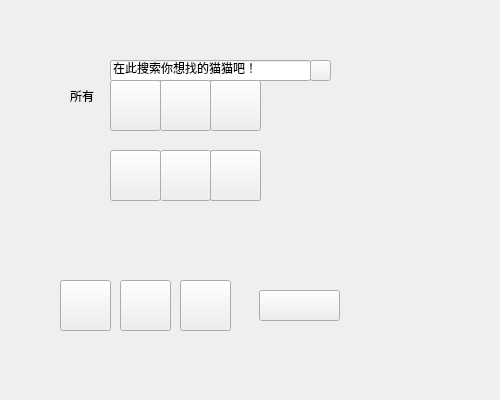
<?xml version="1.0" encoding="UTF-8"?>
<ui version="4.0">
 <class>Catlist</class>
 <widget class="QWidget" name="Catlist">
  <property name="geometry">
   <rect>
    <x>0</x>
    <y>0</y>
    <width>500</width>
    <height>400</height>
   </rect>
  </property>
  <property name="windowTitle">
   <string>Form</string>
  </property>
  <widget class="QPushButton" name="pushButton">
   <property name="geometry">
    <rect>
     <x>60</x>
     <y>80</y>
     <width>51</width>
     <height>51</height>
    </rect>
   </property>
   <property name="styleSheet">
    <string notr="true">QPushButton {
       border: none;
       padding: 0;
       min-width: 0;
       min-height: 0;
   }
   QPushButton:hover {
       /* 可选，为鼠标悬停时添加样式 */
       image: url(:/5.22/others/catbutton_ready.jpg); 
   }
QPushButton:pressed {
    /* 按下状态的图标 */

}</string>
   </property>
   <property name="text">
    <string/>
   </property>
   <property name="icon">
    <iconset resource="1Cat.qrc">
     <normaloff>:/5.22/others/all.jpg</normaloff>:/5.22/others/all.jpg</iconset>
   </property>
   <property name="iconSize">
    <size>
     <width>51</width>
     <height>51</height>
    </size>
   </property>
  </widget>
  <widget class="QLineEdit" name="lineEdit">
   <property name="geometry">
    <rect>
     <x>110</x>
     <y>60</y>
     <width>201</width>
     <height>21</height>
    </rect>
   </property>
   <property name="text">
    <string>在此搜索你想找的猫猫吧！</string>
   </property>
  </widget>
  <widget class="QPushButton" name="searchbtn">
   <property name="geometry">
    <rect>
     <x>310</x>
     <y>60</y>
     <width>21</width>
     <height>21</height>
    </rect>
   </property>
   <property name="styleSheet">
    <string notr="true">QPushButton{backgroundcolor:white}</string>
   </property>
   <property name="text">
    <string/>
   </property>
   <property name="icon">
    <iconset resource="1Cat.qrc">
     <normaloff>:/search.png</normaloff>:/search.png</iconset>
   </property>
   <property name="iconSize">
    <size>
     <width>19</width>
     <height>19</height>
    </size>
   </property>
  </widget>
  <widget class="QPushButton" name="bai">
   <property name="geometry">
    <rect>
     <x>110</x>
     <y>80</y>
     <width>51</width>
     <height>51</height>
    </rect>
   </property>
   <property name="text">
    <string/>
   </property>
   <property name="icon">
    <iconset resource="1Cat.qrc">
     <normaloff>:/5.17/chunbai.jpg</normaloff>:/5.17/chunbai.jpg</iconset>
   </property>
   <property name="iconSize">
    <size>
     <width>50</width>
     <height>50</height>
    </size>
   </property>
  </widget>
  <widget class="QPushButton" name="hei">
   <property name="geometry">
    <rect>
     <x>210</x>
     <y>150</y>
     <width>51</width>
     <height>51</height>
    </rect>
   </property>
   <property name="text">
    <string/>
   </property>
   <property name="icon">
    <iconset resource="1Cat.qrc">
     <normaloff>:/5.17/chunhei.jpg</normaloff>:/5.17/chunhei.jpg</iconset>
   </property>
   <property name="iconSize">
    <size>
     <width>50</width>
     <height>50</height>
    </size>
   </property>
  </widget>
  <widget class="QPushButton" name="daimao">
   <property name="geometry">
    <rect>
     <x>160</x>
     <y>80</y>
     <width>51</width>
     <height>51</height>
    </rect>
   </property>
   <property name="text">
    <string/>
   </property>
   <property name="icon">
    <iconset resource="1Cat.qrc">
     <normaloff>:/5.17/daimao.jpg</normaloff>:/5.17/daimao.jpg</iconset>
   </property>
   <property name="iconSize">
    <size>
     <width>50</width>
     <height>50</height>
    </size>
   </property>
  </widget>
  <widget class="QPushButton" name="ju">
   <property name="geometry">
    <rect>
     <x>210</x>
     <y>150</y>
     <width>51</width>
     <height>51</height>
    </rect>
   </property>
   <property name="text">
    <string/>
   </property>
   <property name="icon">
    <iconset resource="1Cat.qrc">
     <normaloff>:/5.17/ju.jpg</normaloff>:/5.17/ju.jpg</iconset>
   </property>
   <property name="iconSize">
    <size>
     <width>50</width>
     <height>50</height>
    </size>
   </property>
  </widget>
  <widget class="QPushButton" name="lihua">
   <property name="geometry">
    <rect>
     <x>110</x>
     <y>150</y>
     <width>51</width>
     <height>51</height>
    </rect>
   </property>
   <property name="text">
    <string/>
   </property>
   <property name="icon">
    <iconset resource="1Cat.qrc">
     <normaloff>:/5.17/lihua.jpg</normaloff>:/5.17/lihua.jpg</iconset>
   </property>
   <property name="iconSize">
    <size>
     <width>50</width>
     <height>50</height>
    </size>
   </property>
  </widget>
  <widget class="QPushButton" name="sanhua">
   <property name="geometry">
    <rect>
     <x>160</x>
     <y>150</y>
     <width>51</width>
     <height>51</height>
    </rect>
   </property>
   <property name="text">
    <string/>
   </property>
   <property name="icon">
    <iconset resource="1Cat.qrc">
     <normaloff>:/5.17/sanhua.jpg</normaloff>:/5.17/sanhua.jpg</iconset>
   </property>
   <property name="iconSize">
    <size>
     <width>50</width>
     <height>50</height>
    </size>
   </property>
  </widget>
  <widget class="QPushButton" name="nainiu">
   <property name="geometry">
    <rect>
     <x>210</x>
     <y>80</y>
     <width>51</width>
     <height>51</height>
    </rect>
   </property>
   <property name="text">
    <string/>
   </property>
   <property name="icon">
    <iconset resource="1Cat.qrc">
     <normaloff>:/5.17/nainiu.jpg</normaloff>:/5.17/nainiu.jpg</iconset>
   </property>
   <property name="iconSize">
    <size>
     <width>50</width>
     <height>50</height>
    </size>
   </property>
  </widget>
  <widget class="QLabel" name="label">
   <property name="geometry">
    <rect>
     <x>260</x>
     <y>300</y>
     <width>51</width>
     <height>16</height>
    </rect>
   </property>
   <property name="text">
    <string>返回</string>
   </property>
  </widget>
  <widget class="QLabel" name="label_2">
   <property name="geometry">
    <rect>
     <x>0</x>
     <y>0</y>
     <width>500</width>
     <height>400</height>
    </rect>
   </property>
   <property name="text">
    <string/>
   </property>
   <property name="pixmap">
    <pixmap resource="1Cat.qrc">:/5.17/mainmenu3.png</pixmap>
   </property>
   <property name="scaledContents">
    <bool>true</bool>
   </property>
  </widget>
  <widget class="QLabel" name="label_3">
   <property name="geometry">
    <rect>
     <x>70</x>
     <y>90</y>
     <width>40</width>
     <height>12</height>
    </rect>
   </property>
   <property name="text">
    <string>所有</string>
   </property>
  </widget>
  <widget class="QPushButton" name="gong">
   <property name="geometry">
    <rect>
     <x>60</x>
     <y>280</y>
     <width>51</width>
     <height>51</height>
    </rect>
   </property>
   <property name="text">
    <string/>
   </property>
   <property name="icon">
    <iconset resource="1Cat.qrc">
     <normaloff>:/5.22/others/male.jpg</normaloff>:/5.22/others/male.jpg</iconset>
   </property>
   <property name="iconSize">
    <size>
     <width>51</width>
     <height>51</height>
    </size>
   </property>
  </widget>
  <widget class="QPushButton" name="mu">
   <property name="geometry">
    <rect>
     <x>180</x>
     <y>280</y>
     <width>51</width>
     <height>51</height>
    </rect>
   </property>
   <property name="text">
    <string/>
   </property>
   <property name="icon">
    <iconset resource="1Cat.qrc">
     <normaloff>:/5.22/others/female.jpg</normaloff>:/5.22/others/female.jpg</iconset>
   </property>
   <property name="iconSize">
    <size>
     <width>51</width>
     <height>51</height>
    </size>
   </property>
  </widget>
  <widget class="QPushButton" name="unknown">
   <property name="geometry">
    <rect>
     <x>120</x>
     <y>280</y>
     <width>51</width>
     <height>51</height>
    </rect>
   </property>
   <property name="text">
    <string/>
   </property>
   <property name="icon">
    <iconset resource="1Cat.qrc">
     <normaloff>:/5.22/others/unknowngender.jpg</normaloff>:/5.22/others/unknowngender.jpg</iconset>
   </property>
   <property name="iconSize">
    <size>
     <width>51</width>
     <height>51</height>
    </size>
   </property>
  </widget>
  <widget class="QPushButton" name="back">
   <property name="geometry">
    <rect>
     <x>259</x>
     <y>290</y>
     <width>81</width>
     <height>31</height>
    </rect>
   </property>
   <property name="text">
    <string/>
   </property>
   <property name="icon">
    <iconset resource="1Cat.qrc">
     <normaloff>:/back.png</normaloff>:/back.png</iconset>
   </property>
   <property name="autoDefault">
    <bool>false</bool>
   </property>
  </widget>
 </widget>
 <tabstops>
  <tabstop>searchbtn</tabstop>
  <tabstop>pushButton</tabstop>
  <tabstop>lineEdit</tabstop>
  <tabstop>bai</tabstop>
  <tabstop>hei</tabstop>
  <tabstop>daimao</tabstop>
  <tabstop>ju</tabstop>
  <tabstop>lihua</tabstop>
  <tabstop>sanhua</tabstop>
  <tabstop>nainiu</tabstop>
 </tabstops>
 <resources>
  <include location="1Cat.qrc"/>
 </resources>
 <connections/>
</ui>
